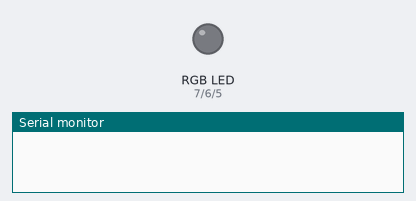
Recording of a sketch running on a simulated Arduino Uno, built with avr-gcc and run on an emulated ATmega328P. On the bench: an RGB LED mixed from three pins (HIGH = lit), the last lines printed to the serial monitor.

Above: at 0.15 s.
At 3.75 s:
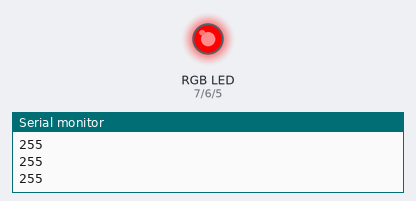
Timing chart, 0 to 4.0 s (numbered marks = the images above):
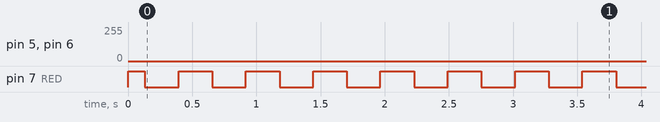

Measured:
- by itself, pin 7 (RED): repeats every 0.52 s: LOW 0.26 s, HIGH 0.26 s

The sketch:

rgb.ino
```cpp
int RED = 7;
int GREEN = 6;
int BLUE = 5;

void setup() {
  pinMode(RED, OUTPUT);
  pinMode(GREEN, OUTPUT);
  pinMode(BLUE, OUTPUT);
  Serial.begin(9600);
}

void loop() {
  int val;
  for (val = 255; val > 0; val--) {
    analogWrite(RED, val);
    analogWrite(GREEN, 255 - val);
    analogWrite(BLUE, 128 - val);
    delay(1);
  }
  for (val = 0; val < 255; val++) {
    analogWrite(RED, val);
    analogWrite(GREEN, 255 - val);
    analogWrite(BLUE, 128 - val);
    delay(1);
  }
  Serial.println(val, DEC);
}
```
